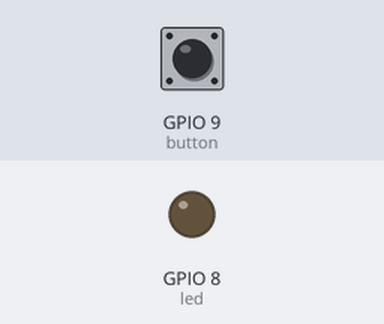
A program run on a simulated ESP32 board running MicroPython. On the bench: output pins drawn as LEDs (lit = HIGH). Inputs (shaded band) come from the test bench; at power-on: GPIO 9 (button) HIGH.

Above: at 1.2 s.
1.3 s: GPIO 9 (button) pulled LOW for 0.15 s
At 1.9 s:
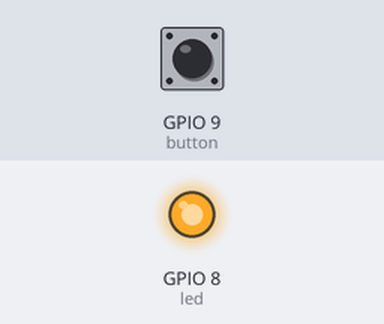
2.9 s: GPIO 9 (button) pulled LOW for 1 s
At 4.3 s:
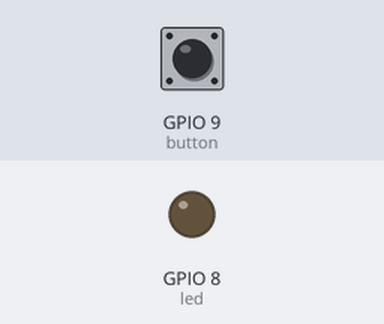
5.4 s: GPIO 9 (button) pulled LOW for 3.2 s
At 6.2 s:
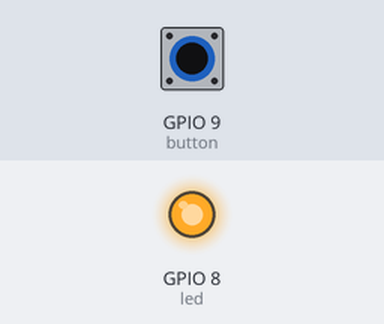
Timing chart, 0 to 8.4 s (numbered marks = the images above; inputs shaded):
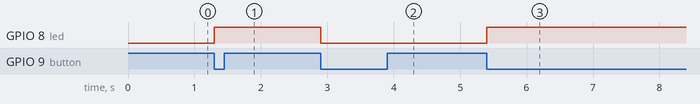

Measured:
- after the input at 1.3 s, GPIO 8 (led): LOW → HIGH at once
- after the input at 2.9 s, GPIO 8 (led): HIGH → LOW at once
- after the input at 5.4 s, GPIO 8 (led): LOW → HIGH at once

The program:

toggle_without_delay.py
```python
from machine import Pin
import utime

# Definieer de pinnen
led = Pin(8, Pin.OUT)  # Onboard LED op GPIO 8
button = Pin(9, Pin.IN, Pin.PULL_UP)  # BOOT-knop op GPIO 9 (pull-up ingeschakeld)

# Variabelen voor toggle en debounce
led_state = False  # LED begint aan
last_button_state = button.value()
last_debounce_time = 0
debounce_delay = 50  # Debounce tijd in milliseconden

# Zet de LED aan bij start
led.value(led_state)

while True:
    current_time = utime.ticks_ms()
    button_state = button.value()

    # Detecteer state change met debounce
    if button_state != last_button_state:

        if (current_time - last_debounce_time) > debounce_delay:
            # Controleer of knop echt is veranderd
            if button_state == 0 and last_button_state == 1:
                led_state = not led_state  # Toggle LED
                led.value(led_state)

        last_debounce_time = current_time  # Reset debounce timer
        last_button_state = button_state  # Update laatste knopstatus
```
